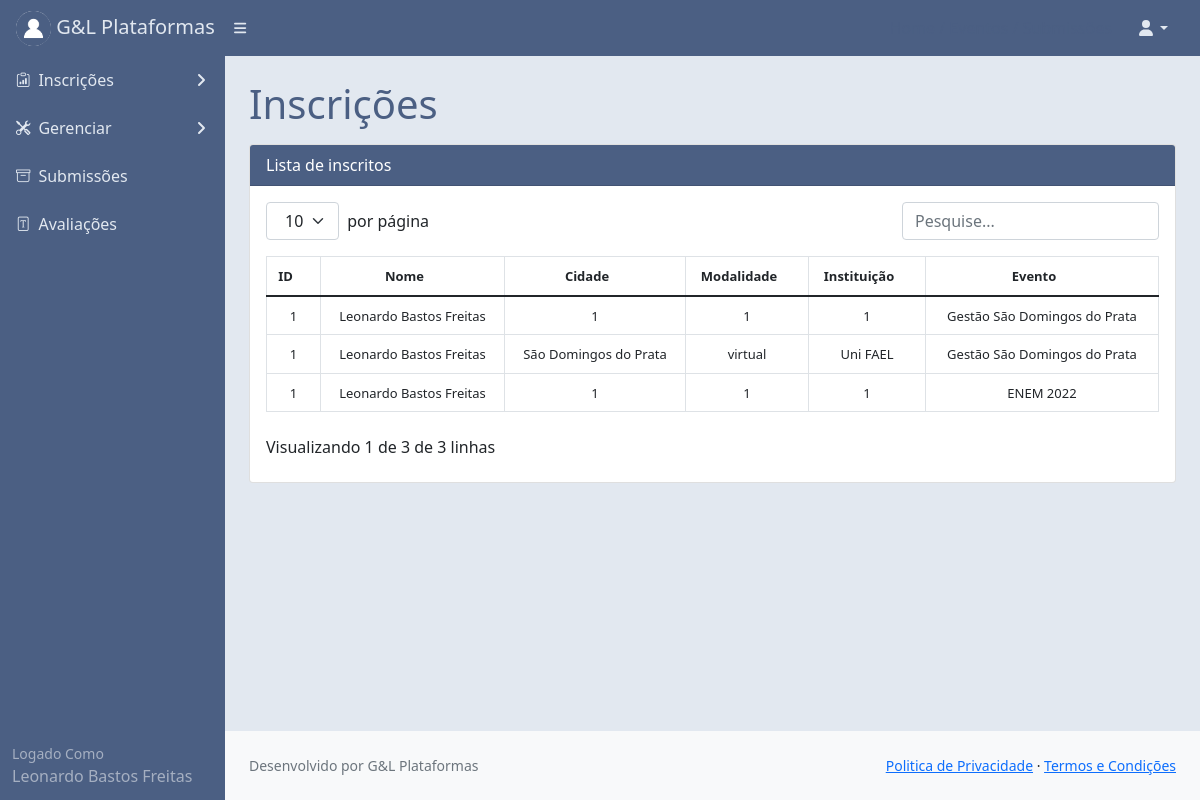
Screenshot of /tainscrito/ (signed in) with the database file from the repository.
### core/models.py (models this page shows, shortened)
class Usuariocd(models.Model):
    cpf = models.CharField(max_length=11)
    nome = models.CharField(max_length=300)
    cep = models.CharField(max_length=8)
    nascimento = models.DateField()
    email = models.EmailField()
    endereco = models.CharField(max_length=500)
    cidade = models.CharField(max_length=150)
    bairro = models.CharField(max_length=150)
    pais = models.CharField(max_length=150)
    instituicao = models.CharField(max_length=150)
    cmp = models.CharField(max_length=3)
    categ = models.CharField(max_length=150)
    cinfo = models.CharField(max_length=3)
    gestor_plataforma = models.CharField(max_length=3)
    autor = models.CharField(max_length=3)
    avaliador = models.CharField(max_length=3)
    lider = models.CharField(max_length=3)
    id_usuario = models.BigIntegerField()
    contato = models.BigIntegerField(null=True)
    perfil = models.FileField(upload_to='')

class Inscritos(models.Model):
    nome = models.CharField(max_length=150)
    cpf = models.CharField(max_length=15)
    cidade = models.CharField(max_length=150)
    email = models.EmailField(max_length=100)
    instituicao = models.CharField(max_length=150)
    doc = models.FileField(upload_to='')
    modalidade = models.CharField(max_length=150)
    pagamento = models.CharField(max_length=150)
    evento = models.BigIntegerField()
    id_user = models.BigIntegerField()
    data = models.DateTimeField(auto_now=True)

class Evento(models.Model):
    nome = models.CharField(max_length=150)
    cidade = models.CharField(max_length=150)
    estado = models.CharField(max_length=5)
    data_evento = models.DateTimeField()
    modalidade = models.CharField(max_length=150)
    status = models.CharField(max_length=30)
    data_criacao = models.DateTimeField(auto_now=True)
    logo = models.FileField(upload_to='')

### core/views.py (the view)
# urls.py: path('tainscrito/', views.tainscrito),
@login_required(login_url='/login/')
def tainscrito(request):
    meuid = User.objects.filter(username=request.user)
    for m in meuid:
        mid = m.id
    eventos = Evento.objects.filter(status='andamento')
    inscritos = Inscritos.objects.all()
    usuarios = Usuariocd.objects.filter(id_usuario=mid)
    dados = {'eventos': eventos,
             'usuarios': usuarios,
             'inscritos':inscritos}
    return render(request,'inscritos.html', dados)

### templates/inscritos.html (shortened to what this page needs)
{% extends 'base.html' %}
{% load static %}
{% block content %}
<div id="layoutSidenav_content" style="background:#e2e8f0;">
                <main>
                    <div class="container-fluid px-4">
                        <h1 class="mt-4" style="color:#4B5F83;">Inscrições</h1>
                                <p class="mb-0 mt-3">
                                <div class="card">
                                <div class="card-header text-white" style="background:#4B5F83;">
                                   Lista de inscritos
                                </div>
                        <div class="card-body">
                                  <table class="table " id="datatablesSimple">
                                    <thead class="text-center">
                                        <tr>
                                             <th class="text-center"><font size="2px">ID</font></th>
                                            <th class="text-center"><font size="2px">Nome</font></th>
                                            <th class="text-center"><font size="2px">Cidade</font></th>
                                          <th class="text-center"><font size="2px">Modalidade</font></th>
                                          <th class="text-center"><font size="2px">Instituição</font></th>
                                          <th class="text-center"><font size="2px">Evento</font></th>
                                        </tr>
                                    </thead>
                                    <tbody>
                                            {% for usuarios in usuarios %}
                                            {% if usuarios.gestor_plataforma == 'sim' %}
                                            {% for eventos in eventos %}
                                            {% for inscritos in inscritos %}
                                            {% if inscritos.evento == eventos.id %}
                                         <tr class="text-center">
                                             <td><font size="2px">{{inscritos.id_user}} </font></td>
                                            <td>
                                                <font size="2px">{{inscritos.nome}}</font>
                                            </td>
                                             <td>
                                                <font size="2px">{{inscritos.cidade}}</font>
                                            </td>
                                             <td>
                                                <font size="2px">{{inscritos.modalidade}}</font>
                                            </td>
                                             <td>
                                                <font size="2px">{{inscritos.instituicao}}</font>
                                            </td>
                                             <td>
                                                <font size="2px">{{eventos.nome}}</font>
                                            </td>
                                        </tr>
                                            {% endif %}
                                            {% endfor %}
                                            {% endfor %}
                                            {% endif %}
                                            {% endfor %}
                                    </tbody>
                                </table>
                        </div>
                    </div>
                                </p>
                    </div>
                </main>
                <footer class="py-4 bg-light mt-auto">
                    <div class="container-fluid px-4">
                        <div class="d-flex align-items-center justify-content-between small">
                            <div class="text-muted">Desenvolvido por G&L Plataformas</div>
                            <div>
                                <a href="#">Politica de Privacidade</a>
                                &middot;
                                <a href="#">Termos e Condições</a>
                            </div>
                        </div>
                    </div>
                </footer>
            </div>
        </div>
{% endblock %}

### templates/base.html (shortened to what this page needs)
{% load static %}
<!DOCTYPE html>
<html lang="pt-br">
    <head>
        <link href={% static "css/styles.css" %} rel="stylesheet" />
        <link href={% static "css/step.css" %} rel="stylesheet" />
        <link href={% static "css/gira.css" %} rel="stylesheet" />
        <link rel="stylesheet" href="https://cdn.jsdelivr.net/npm/bootstrap-icons@1.3.0/font/bootstrap-icons.css">
    </head>
    <body>
        <nav class="sb-topnav navbar navbar-expand navbar-dark" style="background:#4B5F83;">
            <a class="navbar-brand ps-3" href="#" style="color:#e2e8f0;">
                {% for usuarios in usuarios %}
                <img src="/media/{{usuarios.perfil}}"
                     alt="Admin"
                     class="rounded-circle"
                     width="35" height="35"> G&L Plataformas
                {% endfor %}
            </a>
            <button class="btn btn-link btn-sm order-1 order-lg-0 me-4 me-lg-0" id="sidebarToggle" href="#!"><i class="fas fa-bars" style="color:#e2e8f0;"></i></button>
            <form class="d-none d-md-inline-block form-inline ms-auto me-0 me-md-3 my-2 my-md-0">
                <a href="#" style="text-decoration:none; color:#4B5F83;">
                </a>
                <a href="#" style="text-decoration:none; color:#4B5F83;">
                </a>
                <a href="/submissoes/" style="text-decoration:none; color:#4B5F83;">
                </a>
            </form>
            <ul class="navbar-nav ms-auto ms-md-0 me-3 me-lg-4">
                <li class="nav-item dropdown">
                    <a class="nav-link dropdown-toggle" id="navbarDropdown" href="#" role="button" data-bs-toggle="dropdown" aria-expanded="false" style="color:#e2e8f0;"><i class="fas fa-user fa-fw"></i></a>
                </li>
            </ul>
        </nav>
        <div id="layoutSidenav">
            <div id="layoutSidenav_nav" >
                <nav class="sb-sidenav accordion sb-sidenav-dark" id="sidenavAccordion" >
                    <div class="sb-sidenav-menu" style="background:#4B5F83;">
                        <div class="nav">
                             <a class="nav-link collapsed" href="#" data-bs-toggle="collapse" data-bs-target="#pagesCollapseAuth" aria-expanded="false" aria-controls="pagesCollapseAuth">
                                        <div class="sb-nav-link-icon" style="color:#e2e8f0;"><i class="bi bi-clipboard-data"></i></div>
                                        <div style="color:#e2e8f0;">Inscrições</div>
                                        <div class="sb-sidenav-collapse-arrow" style="color:#e2e8f0;"><i class="fas fa-angle-down"></i></div>
                                    </a>
                            {% for usuarios in usuarios %}
                            {% if usuarios.gestor_plataforma == 'sim' %}
                            <a class="nav-link collapsed" href="#" data-bs-toggle="collapse" data-bs-target="#collapsePages" aria-expanded="false" aria-controls="collapsePages">
                                <div class="sb-nav-link-icon" style="color:#e2e8f0;"><i class="bi bi-tools"></i></div>
                                <div style="color:#e2e8f0;">Gerenciar</div>
                                <div class="sb-sidenav-collapse-arrow" style="color:#e2e8f0;"><i class="fas fa-angle-down"></i></div>
                            </a>
                            {% endif %}
                            {% endfor %}
                            <a class="nav-link" href="/submetidos/" style="color:#e2e8f0;">
                                <div class="sb-nav-link-icon" style="color:#e2e8f0;"><i class="bi bi-archive"></i></div>
                                <div style="color:#e2e8f0;">Submissões</div>
                            </a>
                            {% for usuarios in usuarios %}
                            {% if usuarios.avaliador == 'sim' %}
                            <a class="nav-link" href="/avaliartrabalho/" style="color:#e2e8f0;">
                                <div class="sb-nav-link-icon" style="color:#e2e8f0;"><i class="bi bi-file-font"></i></div>
                                <div style="color:#e2e8f0;">Avaliações</div>
                            </a>
                            {% endif %}
                            {% endfor %}
                        </div>
                    </div>
                    <div class="sb-sidenav-footer" style="background:#4B5F83;">
                        <div class="small" >Logado Como</div>
                        {% for usuarios in usuarios %}
                        {{usuarios.nome}}
                        {% endfor %}
                    </div>
                </nav>
            </div>
{% block content %}{% endblock %}
    </body>
</html>

### static/css/step.css (style rules this page uses)
:root { --prm-color: #0381ff; --prm-gray:#4B5F83; }

### rows the page displays
Usuariocd: perfil (picture), gestor_plataforma "sim" (drawn), avaliador "sim" (drawn), nome "Leonardo Bastos Freitas"
Evento: nome "Gestão São Domingos do Prata"
Inscritos: id_user "1", nome "Leonardo Bastos Freitas", cidade "1", modalidade "1", instituicao "1"
Inscritos: id_user "1", nome "Leonardo Bastos Freitas", cidade "São Domingos do Prata", modalidade "virtual", instituicao "Uni FAEL"
Evento: nome "ENEM 2022"
Inscritos: id_user "1", nome "Leonardo Bastos Freitas", cidade "1", modalidade "1", instituicao "1"
